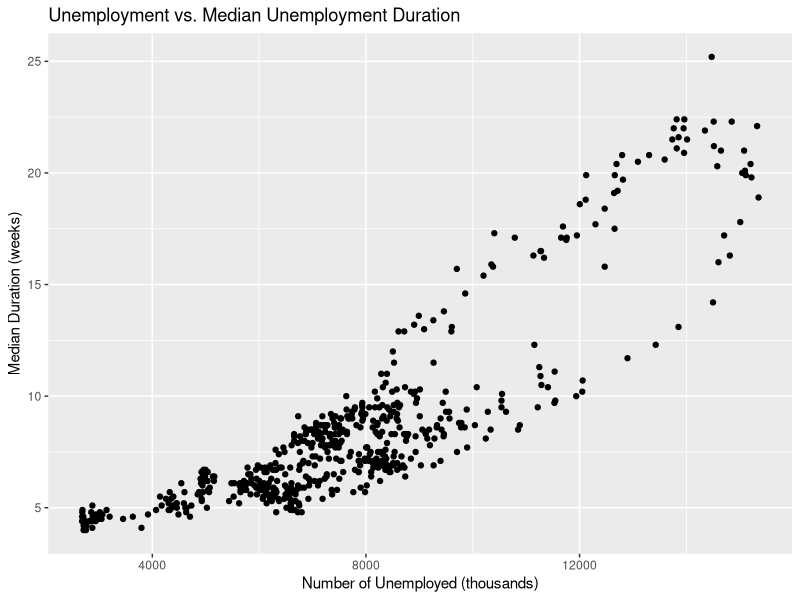
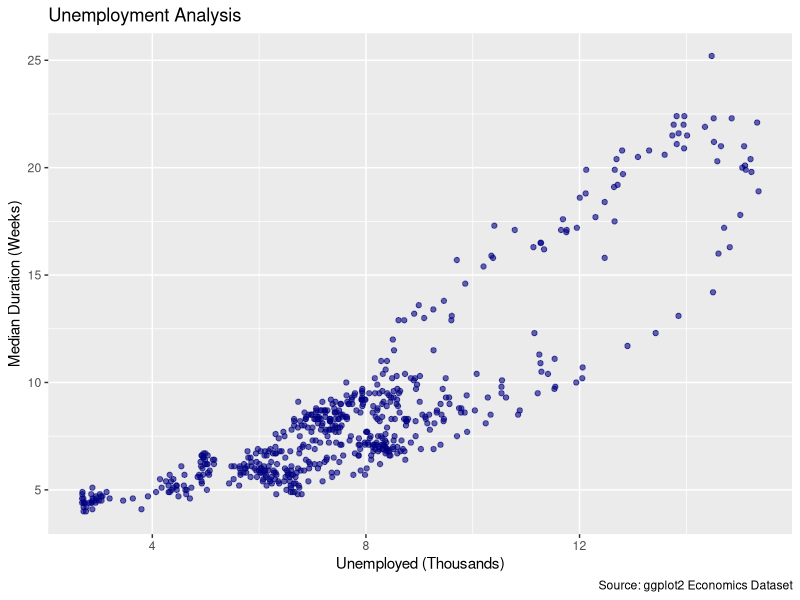

Source code (R) for these figures, in order:
## ---- chunk 1
library(ggplot2)
library(dplyr)
## ---- chunk 2
X <- "This is my first assignment"
## ---- chunk 3
paste("Hello", "World", sep = "_")
paste0("Case", 1:3)                   
## ---- chunk 4
X_updated <- paste(X, "and I'm loving it!")
## ---- chunk 5
Y <- c(2, 3, 4, 5) * 2  
## ---- chunk 6
X
Y
## ---- chunk 7
max(Y)
min(Y)
## ---- chunk 8
library(ggplot2)
head(economics)
## ---- chunk 9
plot <- ggplot(economics, aes(x = unemploy, y = uempmed)) +
  geom_point() +
  labs(title = "Unemployment vs. Median Unemployment Duration",
       x = "Number of Unemployed (thousands)",
       y = "Median Duration (weeks)")
plot
## ---- chunk 10
#| label: fig-unemployment
#| fig-cap: "Unemployment trends (cross-reference @fig-unemployment)"
#| fig-width: 5
#| fig-aspect-ratio: 0.6

library(dplyr)   # Essential for pipe
library(ggplot2) # Visualization

economics %>%
  ggplot(aes(x = unemploy/1000, y = uempmed)) +  # Proper scaling
  geom_point(alpha = 0.6, color = "navyblue") +
  labs(
    title = "Unemployment Analysis",
    x = "Unemployed (Thousands)",
    y = "Median Duration (Weeks)",
    caption = "Source: ggplot2 Economics Dataset"
  )
